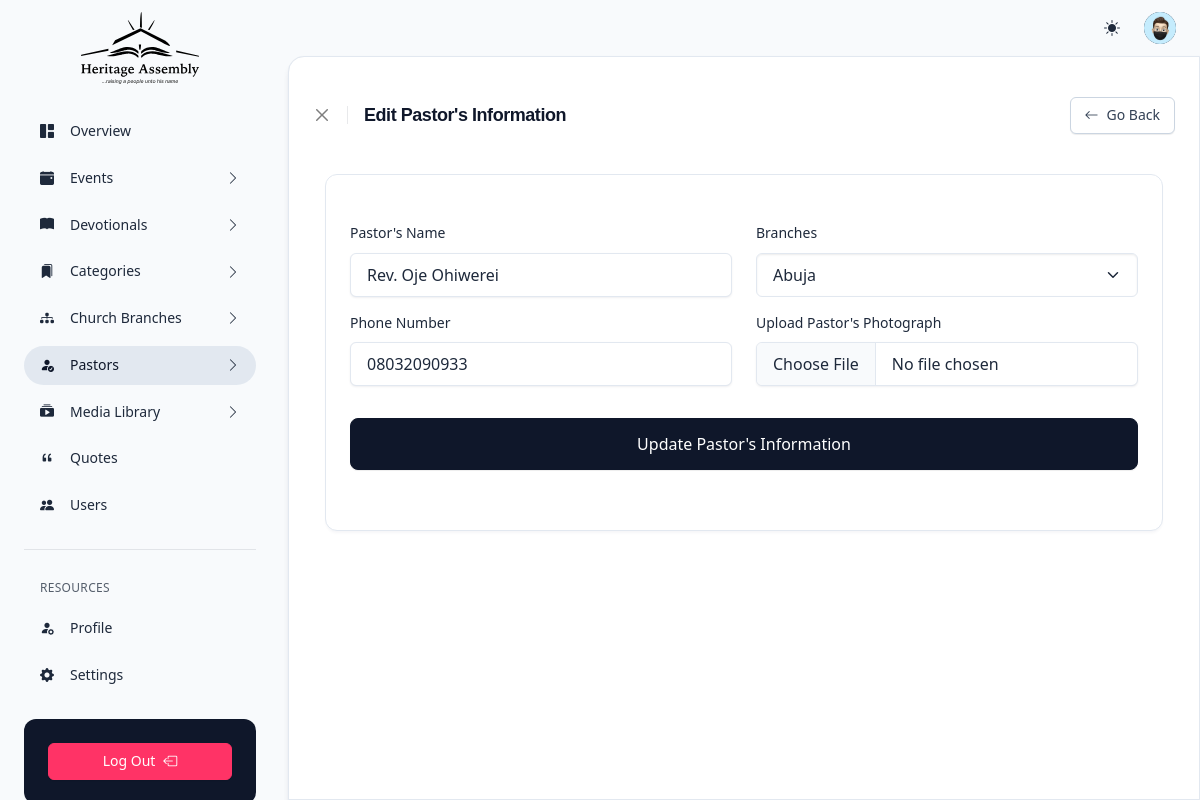
The app's page /edit-pastor?id=2 (signed in) with its own data.
### tables this page shows
CREATE TABLE `tbl_pastors` (
  `id` int(11) NOT NULL,
  `pastorName` varchar(100) NOT NULL,
  `branch` varchar(100) NOT NULL,
  `phone` varchar(100) NOT NULL,
  `photograph` varchar(255) NOT NULL,
  `dateCreated` datetime DEFAULT current_timestamp()
);

### edit-pastor.php (the view, shortened to what this page needs)
<?php
    include "./components/header.php";
    require_once "./auth/update.php";
    $id = $_GET['id'];
    $select_query = "SELECT * FROM tbl_pastors WHERE id='$id'";
    $result = mysqli_query($conn, $select_query);
    if (mysqli_num_rows($result) > 0) {
        while($row = mysqli_fetch_assoc($result)) {
            $pastorName = $row['pastorName'];
            $branch = $row['branch'];
            $phone = $row['phone'];
        }
    }
?>
    <div class="d-flex flex-column flex-lg-row h-lg-100 gap-1">
        <?php include "./components/side-nav.php"; ?>
        <div class="flex-lg-fill overflow-x-auto ps-lg-1 vstack vh-lg-100 position-relative">
            <?php include "./components/topnav.php"; ?>
            <div class="flex-fill overflow-y-lg-auto scrollbar bg-body rounded-top-4 rounded-top-start-lg-4 rounded-top-end-lg-0 border-top border-lg shadow-2">
                <main class="container-fluid px-6 pb-10">
                    <header class="py-10">
                        <div class="row align-items-center">
                            <div class="col">
                                <div class="d-flex align-items-center gap-4">
                                    <div><button type="button" onclick="history.back()" class="btn-close text-xs" aria-label="Close"></button></div>
                                    <h1 class="h4 ls-tight">Edit Pastor's Information</h1>
                                </div>
                            </div>
                            <div class="col-auto d-none d-md-block">
                                <div class="hstack gap-2 justify-content-end">
                                    <button onclick="history.back()" class="btn d-inline-flex btn-sm btn-neutral"><span class="pe-2"><i class="bi bi-arrow-left"></i></span> <span>Go Back</span></button>
                                </div>
                            </div>
                        </div>
                    </header>
                    <div class="container">
                        <div class="card">
                            <div class="card-body pb-0">
                                <form class="row mb-5 mt-5" action="<?php echo htmlspecialchars($_SERVER["PHP_SELF"]); ?>" method="POST" enctype="multipart/form-data">
                                    <div class="col-sm-6 mb-3">
                                        <label class="form-label">Pastor's Name</label>
                                        <input class="form-control" name="pastorName" placeholder="Pastor's name" value="<?php echo $pastorName; ?>" type="text">
                                    </div>
                                    <div class="col-sm-6 mb-3">
                                        <label class="form-label">Branches</label>
                                        <select class="form-select" name="branch">
                                            <option><?php echo $branch; ?></option>
                                        </select>
                                    </div>
                                    <div class="col-sm-6 mb-3">
                                        <label class="form-label">Phone Number</label>
                                        <input class="form-control" name="phone" placeholder="Phone number" value="<?php echo $phone; ?>" type="text">
                                    </div>
                                    <div class="col-sm-6 mb-3">
                                        <label class="form-label" for="pastorPhotograph">Upload Pastor's Photograph</label>
                                        <input type="file" name="photograph" class="form-control" id="pastorPhotograph">
                                    </div>
                                    <div class="mt-5 mb-10">
                                        <button type="submit" name="update_pastor_btn" class="button btn w-100 btn-lg btn-dark" onclick="this.classList.toggle('button--loading')">
                                            <span class="button__text">Update Pastor's Information</span>
                                        </button>
                                    </div>
                                </form>
                            </div>
                        </div>
                    </div>
                </main>
            </div>
        </div>
    </div>
<?php include "./components/footer.php"; ?>

### assets/css/utility.css (style rules this page uses)
[class*=shadow] { transition: all .15s ease-in-out }
.overflow-x-auto { overflow-x: auto!important }
.d-flex { display: flex!important }
.d-inline-flex { display: inline-flex!important }
.d-none { display: none!important }
.shadow-2 { box-shadow: 0 6px 6px -1px rgba(10,22,70,.1),0 0 1px rgba(10,22,70,.06)!important }
.position-relative { position: relative!important }
.border-top { border-top: var(--x-border-width)var(--x-border-style)var(--x-border-color)!important }
.w-100 { width: 100%!important }
.flex-fill { flex: auto!important }
.flex-column { flex-direction: column!important }
.justify-content-end { justify-content: flex-end!important }
.align-items-center { align-items: center!important }
.mt-5 { margin-top: 1.25rem!important }
.mb-3 { margin-bottom: .75rem!important }
.mb-5 { margin-bottom: 1.25rem!important }
.mb-10 { margin-bottom: 2.5rem!important }
.px-6 { padding-left: 1.5rem!important; padding-right: 1.5rem!important }
.py-10 { padding-top: 2.5rem!important; padding-bottom: 2.5rem!important }
.pe-2 { padding-right: .5rem!important }
.pb-0 { padding-bottom: 0!important }
.pb-10 { padding-bottom: 2.5rem!important }
.gap-1 { gap: .25rem!important }
.gap-2 { gap: .5rem!important }
.gap-4 { gap: 1rem!important }
.bg-body { --x-bg-opacity: 1; background-color: rgba(var(--x-body-bg-rgb),var(--x-bg-opacity))!important }
.bg-body-tertiary { --x-bg-opacity: 1; background-color: rgba(var(--x-tertiary-bg-rgb),var(--x-bg-opacity))!important }
.rounded-top-4 { border-top-left-radius: 1rem!important; border-top-right-radius: 1rem!important }
.text-xs { font-size: .75rem!important }
.ls-tight { letter-spacing: -.025em!important }
@media (min-width: 768px) { .d-md-block { display:block!important } }
@media (min-width: 992px) { .overflow-y-lg-auto { overflow-y:auto!important } }
@media (min-width: 992px) { .border-lg { border: var(--x-border-width)var(--x-border-style)var(--x-border-color)!important } }
@media (min-width: 992px) { .h-lg-100 { height: 100%!important } }
@media (min-width: 992px) { .vh-lg-100 { height: 100vh!important } }
@media (min-width: 992px) { .flex-lg-fill { flex: auto!important } }
@media (min-width: 992px) { .flex-lg-row { flex-direction: row!important } }
@media (min-width: 992px) { .ps-lg-1 { padding-left: .25rem!important } }
@media (min-width: 992px) { .rounded-top-start-lg-4 { border-top-left-radius: 1rem!important } }
@media (min-width: 992px) { .rounded-top-end-lg-0 { border-top-right-radius: 0!important } }

### assets/css/datatable.css (style rules this page uses)
:root { --dt-row-selected: 13, 110, 253; --dt-row-selected-text: 255, 255, 255; --dt-row-selected-link: 9, 10, 11; --dt-row-stripe: 0, 0, 0; --dt-row-hover: 0, 0, 0; --dt-column-ordering: 0, 0, 0; --dt-html-background: white }

### records on screen
tbl_pastors: pastorName "Rev. Oje Ohiwerei", branch "Abuja", phone "08032090933"
